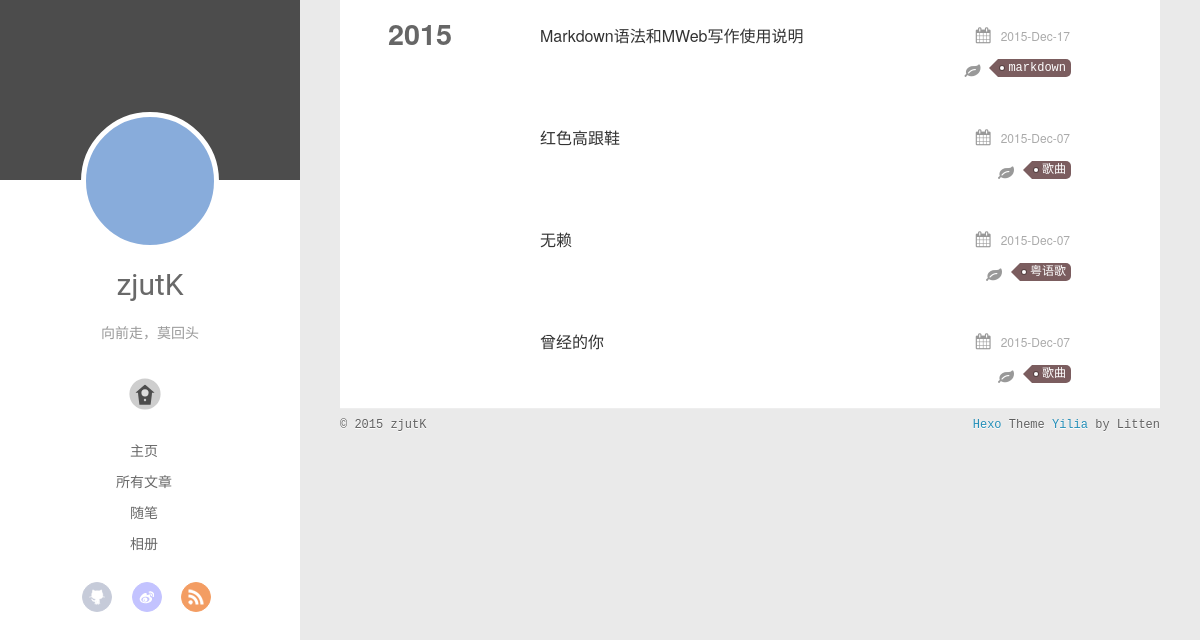
The page /archives on the database its author committed.
### Blog/models.py (models this page shows, shortened)
class Article(models.Model):
    title=models.CharField(max_length=100)
    category=models.CharField(max_length=50,blank=True)#博客标签
    date_time=models.DateTimeField(auto_now_add=True)
    content=models.TextField(blank=True,null=True)
    views_count = models.IntegerField(default=0)
    comment_count = models.IntegerField(default=0)
    class Meta:
        ordering=['-date_time']

### Blog/views.py (the view)
# urls.py: url(r'^archives','Blog.views.archives',name='archives'),
def archives(request):
    post_list=Article.objects.all()
    return render(request,'archives.html',{'post_list':post_list})

### Blog/templates/archives.html
{% extends "base.html" %}
{% block content %}
<div class="body-wrap">
<section class="archives-wrap">
    <div class="archive-year-wrap">
        <a href="#" class="archive-year">2015</a>
    </div>
    {% for post in post_list %}
        <div class="archives">
        <article class="archive-article archive-type-post">
            <div class="archive-article-inner">
                <header class="archive-article-header">
                    <div class="article-meta">
                         <a href="#" class="archive-article-date">
                            <time datetime="post.date_time" itemscope="datepublished">{{ post.date_time|date:"Y-M-d" }}</time>
                         </a>
                    </div>
                    <h1 itemscope="name">
                        <a class="archive-article-title" href="#">{{ post.title }}</a>
                    </h1>
                    <div class="article-info info-on-right">
                        <div class="article-tag tagcloud">
                            <ul class="article-tag-list">
                                <li class="article-tag-list-item">
                                    <a class="color5" href="#" style="font-size: 12px">
                                        {{ post.category }}
                                    </a>
                                </li>
                            </ul>
                        </div>
                    </div>
                    <div class="clearfix"></div>
                </header>
            </div>
        </article>
        </div>
    {% endfor %}
</section>
</div>
{% endblock %}

### Blog/static/css/style.css (style rules this page uses)
body { width: 100%; }
body:before, body:after { content: ""; display: table; }
body:after { clear: both; }
html, body, div, span, applet, object, iframe, h1, h2, h3, h4, h5, h6, p, blockquote, pre, a, abbr, acronym, address, big, cite, code, del, dfn, em, img, ins, kbd, q, s, samp, small, strike, strong, sub, sup, tt, var, dl, dt, dd, ol, ul, li, fieldset, form, label, legend, table, caption, tbody, tfoot, thead, tr, th, td { margin: 0; padding: 0; border: 0; outline: 0; font-weight: inherit; font-style: inherit; font-family: inherit; font-size: 100%; vertical-align: baseline; }
body { line-height: 1; color: #000; background: #fff; }
ol, ul { list-style: none; }
ul { list-style: none; }
html, body, #container { height: 100%; }
body { font-family: "微软雅黑", "HelveticaNeue-Light", "Helvetica Neue Light", "Helvetica Neue", Helvetica, Arial, sans-serif; font-size: 16px; background: #fff; color: rgba(0,0,0,0.6); -webkit-overflow-scrolling: touch; }
h1, h2, h3 { display: block; }
h1 { font-size: 1.5em; }
a { text-decoration: none; outline-width: 0; color: #258fb8; outline: none; }
.clearfix { *zoom: 1; }
.clearfix:after { content: ""; display: table; clear: both; }
.archives-wrap { position: relative; margin-left: 40px; margin-right: 40px; padding-right: 60px; border-bottom: 1px solid #eee; background: #fff; }
.archives-wrap .archive-year-wrap { line-height: 35px; width: 200px; position: absolute; padding-top: 15px; font-size: 1.8em; }
.archives-wrap .archive-year-wrap a { color: #666; font-weight: bold; padding-left: 48px; }
.archives { position: relative; }
.archives .article-info { border: none; }
.archives .archive-article { margin-left: 200px; padding: 20px 0; border-bottom: 1px solid #eee; border-top: 1px solid #fff; position: relative; }
.archives .archive-article:first-child { border-top: none; }
.archives .archive-article:last-child { border-bottom: none; }
.archives .archive-article-title { font-size: 16px; color: #333; -webkit-transition: color 0.3s; -moz-transition: color 0.3s; -ms-transition: color 0.3s; transition: color 0.3s; }
.archive-article-inner .archive-article-header { position: relative; }
.archive-article-inner .article-meta { position: relative; float: right; margin-top: -10px; color: #555; background: none; text-align: right; width: auto; }
.archive-article-inner .article-meta .archive-article-date, .archive-article-inner .article-meta .article-tag-list { margin-right: 30px; display: -moz-inline-stack; display: inline-block; vertical-align: middle; zoom: 1; color: #666; font-size: 14px; }
.archive-article-inner .article-meta .archive-article-date { cursor: default; font-size: 12px; margin-bottom: 5px; margin-top: -10px; }
.archive-article-inner .article-meta .archive-article-date time:before { content: "\f073"; color: #999; position: relative; margin-right: 10px; font: 16px FontAwesome; }
.article-info.info-on-right { margin: 10px 0 0 0; float: right; }
.article-meta { width: 150px; font-size: 14; text-align: right; position: absolute; right: 0; top: 23px; text-align: center; z-index: 1; }
.article-meta time { color: #aaa; }
.article-meta time:before { color: #999; content: "\f073"; font: 17px FontAwesome; margin-right: 10px; }
.tagcloud a { display: inline-block; text-decoration: none; font-weight: normal; font-size: 10px; color: #fff; height: 18px; line-height: 18px; float: left; padding: 0 5px 0px 10px; position: relative; -webkit-border-radius: 0 5px 5px 0; border-radius: 0 5px 5px 0; margin: 5px 9px 5px 8px; font-family: Menlo, Monaco, "Andale Mono", "lucida console", "Courier New", monospace; }
.tagcloud a:before { content: " "; width: 0px; height: 0px; position: absolute; top: 0; left: -18px; border: 9px solid transparent; }
.tagcloud a:after { content: " "; width: 4px; height: 4px; background-color: #fff; -webkit-border-radius: 4px; border-radius: 4px; -webkit-box-shadow: 0px 0px 0px 1px rgba(0,0,0,0.3); box-shadow: 0px 0px 0px 1px rgba(0,0,0,0.3); position: absolute; top: 7px; left: 2px; }
.tagcloud a.color5 { background: #7b5d5f; }
.tagcloud a.color5:before { border-right-color: #7b5d5f; }
.article-tag-list .article-tag-list-item { float: left; }
.article-tag { float: left; }
.article-tag .article-tag-list { float: left; }
.article-tag:before { float: left; color: #999; content: "\f06c"; font: 16px FontAwesome; float: left; margin-right: 10px; margin-top: 9px; }
.article-tag:after { float: left; content: ""; margin-right: 20px; margin-top: 9px; float: left; }

### rows shown on the page
Article: date_time "2015-Dec-17", title "Markdown语法和MWeb写作使用说明", category "markdown"
Article: date_time "2015-Dec-07", title "红色高跟鞋", category "歌曲"
Article: date_time "2015-Dec-07", title "无赖", category "粤语歌"
Article: date_time "2015-Dec-07", title "曾经的你", category "歌曲"
